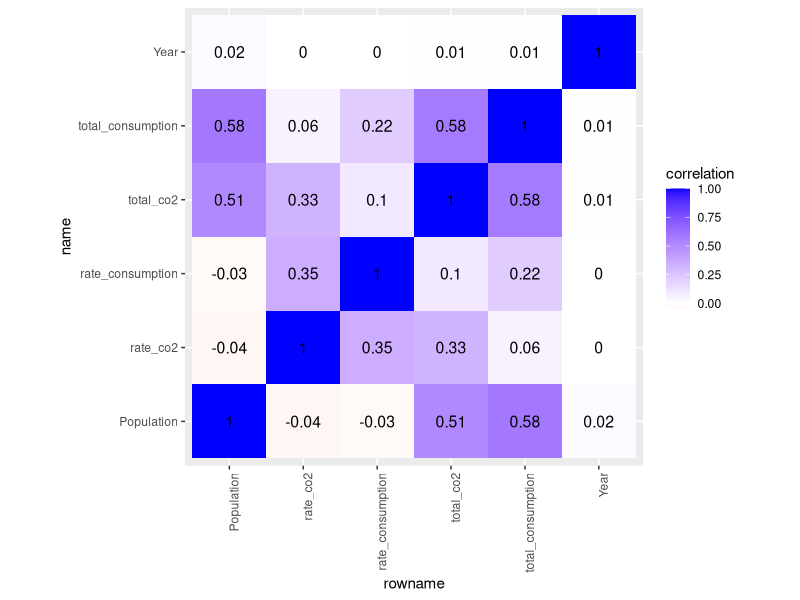
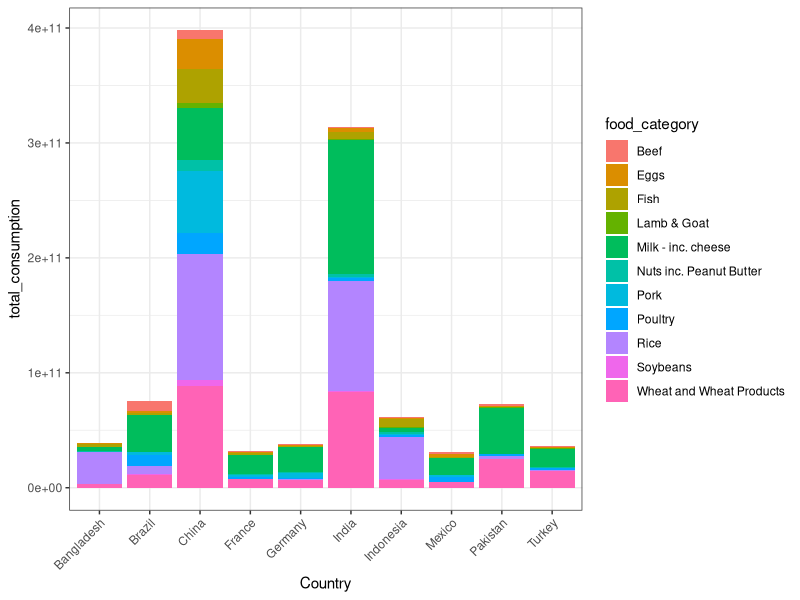
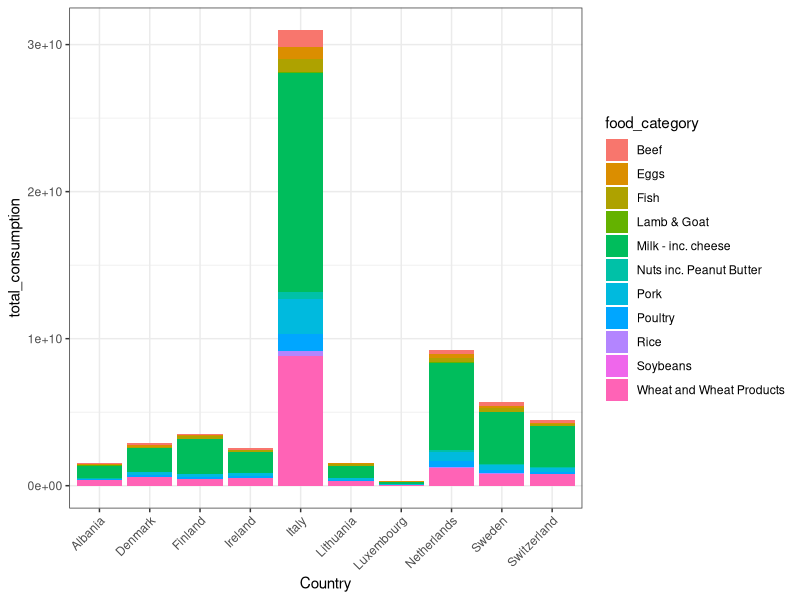
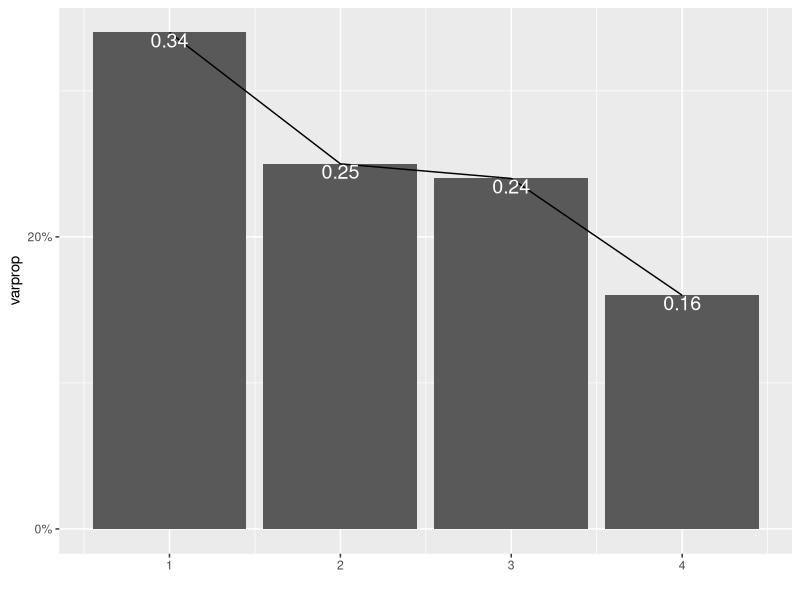
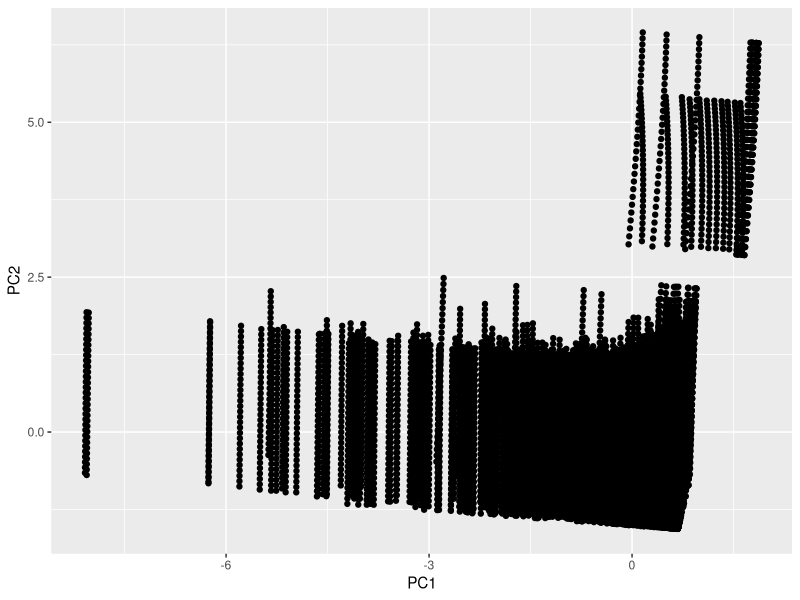
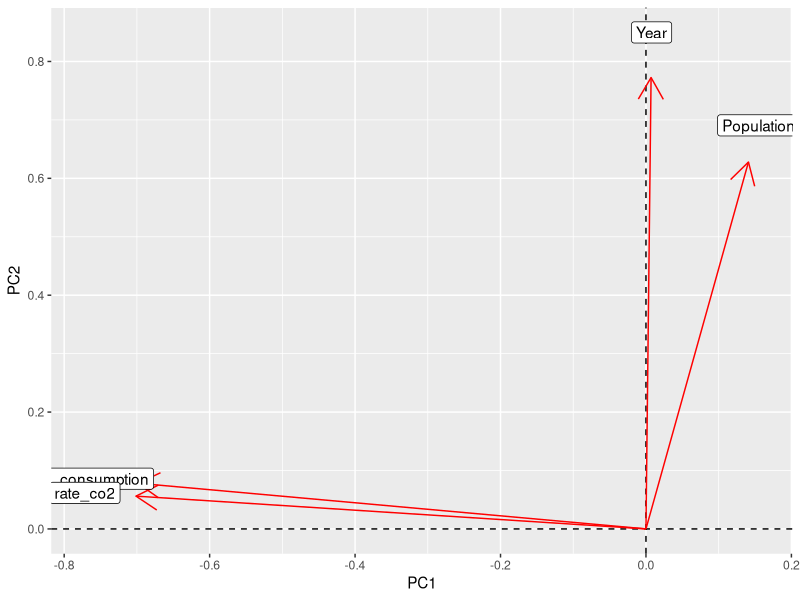

Recreate these plots in R, in order.
## ---- chunk 1
library(knitr)
knitr::opts_chunk$set(warning=FALSE, message=FALSE, fig.align="center", fig.height=5, fig.width=8, tidy.opts=list(width.cutoff=60),tidy=TRUE)
## ---- chunk 2
library(tidyverse)
## ---- chunk 3
food_consumption_data <- read.csv("food_consumption.csv")
population_growth_data <- read.csv("population_data.csv")
head(food_consumption_data)
head(population_growth_data)
## ---- chunk 4
renameX <- function(X)(str_replace(X, X, substring(X, 2, 5)))
colnames <- population_growth_data %>% colnames
population_growth_data <- population_growth_data %>%
  dplyr::rename(Country = colnames[1]) %>%
  rename_at(vars(starts_with("X")), renameX) %>%
  select(-contains("."))

  head(population_growth_data)
## ---- chunk 5
population_growth_data <- population_growth_data %>%
  pivot_longer(-c("Country"), names_to = "Year", values_to = "Population")
head(population_growth_data)

food_consumption_data %>%
  pivot_wider(names_from = "food_category", values_from = c("consumption", "co2_emmission")) %>%
  pivot_longer(-c("country"), names_to = "food_category", values_to = "value") %>%
  separate(food_category,into = c("metric","food_category"), sep="_") %>%
  glimpse()
  #pivot_wider(names_from = "metric", values_from = "temp")
  
## ---- chunk 6
data <- inner_join(population_growth_data, food_consumption_data, c("Country" = "country"))
head(data)
length(unique(population_growth_data$Country))
length(unique(food_consumption_data$country))
length(intersect((unique(population_growth_data$Country)), (unique(food_consumption_data$country))))
#anti_join(population_growth_data, food_consumption_data, c("Country" = "country")) %>% select(Country) %>% unique()
## ---- chunk 7
#count na function
countna <- function(x)sum(is.na(x))

# add catagorical variable: decade
makedecade <- function(X){
  case_when(
  substring(X, 3, 3) == 1 ~ 2010,
  substring(X, 3, 3) == 2 ~ 2020,
  substring(X, 3, 3) == 3 ~ 2030,
  substring(X, 3, 3) == 4 ~ 2040,
  substring(X, 3, 3) == 5 ~ 2050
  )
}
data <- data %>% mutate(Decade = makedecade(Year))

#make sure all "numeric" variables are really numeric
data <- data %>% 
  mutate_at(vars(2,5,6), as.numeric) %>%
  mutate(Population = as.numeric(as.character(Population))) %>%
  glimpse()

#make total consumption and total co2 variables
data <- data %>% mutate(
  #Population = as.numeric(as.character(Population)),
  total_consumption = consumption * Population,
  total_co2 = co2_emmission * Population) %>%
  dplyr::rename(rate_consumption = consumption, 
                rate_co2 = co2_emmission)

countna(data$total_co2)
countna(data$total_consumption)
length(data$total_co2)
length(data$total_consumption)

# filter goes by rows
# select goes by column

data2 <- data %>% 
  group_by(food_category) %>%
  filter(Year == "2020") %>%
  drop_na() %>%
  select(rate_co2, total_co2) %>% 
  summarise_each(funs(min = min, 
                      q25 = quantile(., 0.25), 
                      median = median, 
                      q75 = quantile(., 0.75), 
                      max = max,
                      mean = mean, 
                      sd = sd))

data3 <- data %>%
  drop_na() %>%
  group_by(Country, Decade) %>%
  select(total_consumption, rate_consumption, total_co2, rate_co2) %>%
  summarise_each(funs(sum = sum))

data4 <- data %>%
  drop_na() %>%
  group_by(Country) %>%
  select(rate_consumption, total_consumption) %>%
  summarise_each(funs(median = median, 
                      mean = mean, 
                      sd = sd)) %>%
  arrange(desc(rate_consumption_mean))

data5 <- data %>%
  drop_na() %>%
  group_by(Country) %>%
  select(rate_co2, total_co2) %>%
  summarise_each(funs(median = median, 
                      mean = mean, 
                      sd = sd)) %>%
  arrange(desc(rate_co2_mean))

print(data2)
print(data3)
print(data4)
print(data5)
## ---- chunk 8
df<-data%>%na.omit%>%select_if(is.numeric)%>%select(-c("Decade"))
cor(df)
tidycor<-cor(df)%>%
  as.data.frame%>%
  rownames_to_column%>%
  pivot_longer(-1,names_to="name",values_to="correlation")
head(tidycor)
tidycor%>%ggplot(aes(rowname,name,fill=correlation))+  geom_tile()+  scale_fill_gradient2(low="red",mid="white",high="blue")+
  geom_text(aes(label=round(correlation,2)),color = "black", size = 4)+
  theme(axis.text.x = element_text(angle = 90, hjust = 1))+ 
  coord_fixed()
## ---- chunk 9
#graph showing each country's percentage food category from total consumption
#graph showing total consumption or co2 over year for the top 5 or 10
#boxplot of consumption and co2 rate in the year 2020, facet by food category

temp <- data %>% group_by(Country) %>% summarise(
  sum = sum(total_consumption)) %>%
  arrange(desc(sum)) %>%
  pull(Country)
data%>% group_by(Country) %>% filter(Year == 2020) %>% filter(Country %in% temp[1:10]) %>%
  ggplot(aes(x = Country, y = total_consumption)) +
  geom_bar(stat = "identity", aes(fill = food_category)) +
  theme_bw() +
  theme(axis.text.x = element_text(angle = 45, hjust=1))
  
temp <- data %>% group_by(Country) %>% 
  summarise(sum = sum(rate_consumption)) %>%
  arrange(desc(sum)) %>%
  pull(Country)
data%>% group_by(Country) %>% filter(Year == 2020) %>% filter(Country %in% temp[1:10]) %>%
  ggplot(aes(x = Country, y = total_consumption)) +
  geom_bar(stat = "identity", aes(fill = food_category)) +
  theme_bw() +
  theme(axis.text.x = element_text(angle = 45, hjust=1))

## ---- chunk 10
data <- data %>% drop_na() %>%  mutate(name = paste(Country, Year, food_category, sep = " ")) 
  #unite(name, c("Country", "Year", "food_category"))
data6<-data%>%select_if(is.numeric)%>%select(-contains("total"), -Decade)%>%scale
rownames(data6)<- data$name
pca<-princomp(data6)
summary(pca, loadings=T)
eigval<-pca$sdev^2
varprop=round(eigval/sum(eigval),2)
ggplot()+
  geom_bar(aes(y=varprop,x=1:4),stat="identity")+
  xlab("")+
  geom_path(aes(y=varprop, x = 1:4))+
  geom_text(aes(x=1:4,y=varprop,label=round(varprop,2)),vjust=1,col="white",size=5)+
  scale_y_continuous(breaks=seq(0,.6,.2),labels = scales::percent)+
  scale_x_continuous(breaks=1:10)
data6df<-data.frame(PC1=pca$scores[,1], PC2=pca$scores[,2])
ggplot(data6df,aes(PC1, PC2))+geom_point()
Name<-data$name
pca$scores%>%as.data.frame%>%cbind(Name,.)%>%top_n(3,Comp.1)
pca$scores%>%as.data.frame%>%cbind(Name,.)%>%top_n(3,wt=desc(Comp.1)) 
pca$scores%>%as.data.frame%>%cbind(Name,.)%>%top_n(3,wt=Comp.2)
pca$scores%>%as.data.frame%>%cbind(Name,.)%>%top_n(3,wt=desc(Comp.2))
pca$loadings[1:4,1:2]%>%as.data.frame%>%rownames_to_column%>%
  ggplot()+geom_hline(aes(yintercept=0),lty=2)+
  geom_vline(aes(xintercept=0),lty=2)+ylab("PC2")+xlab("PC1")+
  geom_segment(aes(x=0,y=0,xend=Comp.1,yend=Comp.2),arrow=arrow(),col="red")+
  geom_label(aes(x=Comp.1*1.1,y=Comp.2*1.1,label=rowname))
